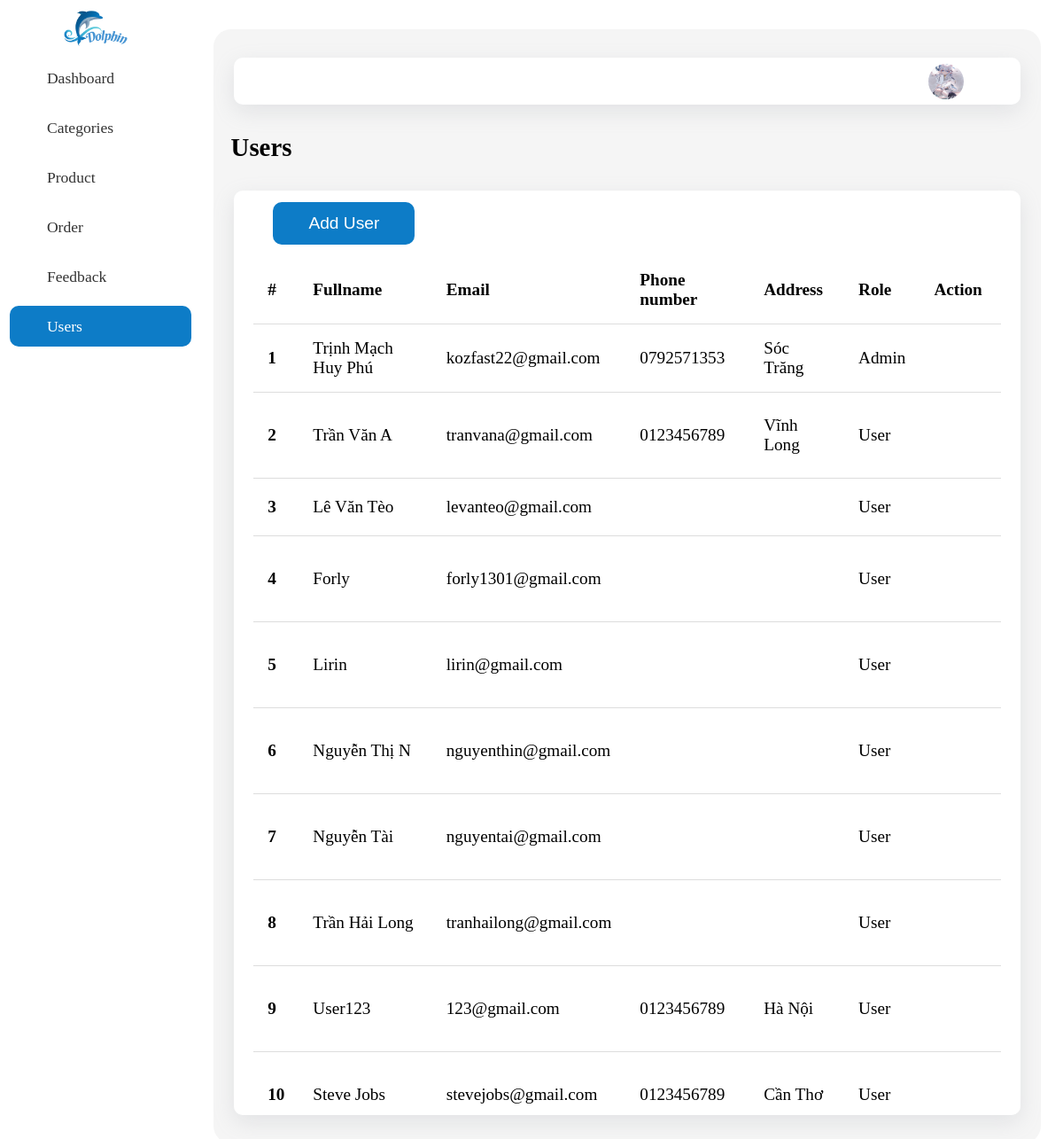
Page /admin/user/index.php (signed in) on the committed database.
### tables this page shows
CREATE TABLE `User` (
  `id` int(11) NOT NULL,
  `fullname` varchar(50) DEFAULT NULL,
  `email` varchar(100) DEFAULT NULL,
  `phone_number` varchar(20) DEFAULT NULL,
  `address` varchar(100) DEFAULT NULL,
  `password` varchar(32) DEFAULT NULL,
  `role_id` int(11) DEFAULT NULL,
  `created_at` datetime DEFAULT NULL,
  `updated_at` datetime DEFAULT NULL,
  `deleted` int(11) DEFAULT NULL
);

CREATE TABLE `Role` (
  `id` int(11) NOT NULL,
  `name` varchar(20) DEFAULT NULL
);

### database/dbhelper.php (called while the page is built, shortened)
<?php
    function executeResult($sql, $isSingle = false) {
        $data = null;
        $conn = mysqli_connect(HOST, USERNAME, PASSWORD, DATABASE);
        mysqli_set_charset($conn, "utf8");
        $results = mysqli_query($conn, $sql);
        if ($isSingle) {
            $data = mysqli_fetch_array($results, 1);
        } else {
            $data = [];
            while(($row = mysqli_fetch_array($results, 1)) != null) {
                $data[] = $row;
            }
        }
        return $data;
    }

### utils/utility.php (called while the page is built, shortened)
<?php
function getUserToken() {
	if(isset($_SESSION['user'])) {
		return $_SESSION['user'];
	}
	return null;
}

### admin/user/index.php (the view, shortened to what this page needs)
<?php
	$baseUrl = "../";
	require_once($baseUrl."../utils/utility.php");
	require_once($baseUrl."../database/dbhelper.php");
    $user = getUserToken();
    $sql = "select User.*, Role.name as role_name from User left join Role on User.role_id = Role.id where User.deleted = 0";
	$data = executeResult($sql);
?>
<!DOCTYPE html>
<html lang="en">
<head>
    <link rel="stylesheet" href="<?=$baseUrl?>../assets/css/dashboard.css">
    <link rel="stylesheet" href="<?=$baseUrl?>../assets/fontawesome-pro-5.15.3-web/css/all.min.css">
</head>
<body>
    <div class="container">
        <div class="left">
            <div class="logo">
                <img src="<?=$baseUrl?>../assets/image/Logo.png" alt="">
            </div>
            <div class="list">
                <div class="item">
                    <a href="<?=$baseUrl?>">
                        <i class="far fa-columns"></i>
                        Dashboard
                    </a>
                </div>
                <div class="item">
                    <a href="<?=$baseUrl?>category">
                        <i class="fad fa-layer-group"></i>
                        Categories
                    </a>
                </div>
                <div class="item">
                    <a href="<?=$baseUrl?>product">
                        <i class="fab fa-buffer"></i>
                        Product
                    </a>
                </div>
                <div class="item">
                    <a href="<?=$baseUrl?>order">
                        <i class="far fa-hashtag"></i>
                        Order
                    </a>
                </div>
                <div class="item">
                    <a href="<?=$baseUrl?>feedback">
                        <i class="far fa-question-circle"></i>
                        Feedback
                    </a>
                </div>
                <div class="item">
                    <a class="active" href="<?=$baseUrl?>user">
                        <i class="far fa-users"></i>
                        Users
                    </a>
                </div>
            </div>
        </div>
        <div class="right">
            <div class="card">
                <div class="header">
                    <img src="<?=$baseUrl?>../assets/image/Avatar.jpeg" alt="">
                    <div class="logout">
                        <a href="<?=$baseUrl?>../auth/logout.php"><i class="far fa-sign-out"></i></a>
                    </div>
                </div>
                <div class="title">
                    Users
                </div>
                <div class="main">
                    <a href="editor.php" class="btn-add">
                        <button>Add User</button>
                    </a>
                    <table class="table">
                        <thead>
                            <tr>
                                <th>#</th>
                                <th>Fullname</th>
                                <th>Email</th>
                                <th>Phone number</th>
                                <th>Address</th>
                                <th>Role</th>
                                <th>Action</th>
                            </tr>
                        </thead>
                        <tbody>
                            <?php
                                $index = 0;
                                foreach($data as $item) {
                                    echo '<tr>
                                                <th>'.(++$index).'</th>
                                                <td>'.$item['fullname'].'</td>
                                                <td>'.$item['email'].'</td>
                                                <td>'.$item['phone_number'].'</td>
                                                <td>'.$item['address'].'</td>
                                                <td>'.$item['role_name'].'</td>
                                                <td>
                                                    <a class="edit" href="editor.php?id='.$item['id'].'"><button class="btn btn-edit">
                                                        <i class="far fa-edit"></i>
                                                    </button></a>';
                                                    if($user['id'] != $item['id'] && $item['role_id'] != 1) {
                                                        echo '<button onclick="deleteUser('.$item['id'].')" class="btn btn-delete">
                                                            <i class="far fa-trash"></i>
                                                        </button>';
                                                    }
                                                    echo '
                                                </td>
                                            </tr>';
                                }
                            ?>
                        </tbody>
                    </table>
                </div>
            </div>
        </div>
    </div>
</body>
</html>

### assets/css/dashboard.css (style rules this page uses)
body { margin: 0; padding: 0; box-sizing: border-box; }
.container { width: 100%; height: 100vh; display: flex; align-items: flex-start; justify-content: flex-start; flex-direction: row; font-family: "Playfair Display", serif; }
.left { width: 18%; height: 100%; display: flex; flex-direction: column; align-items: center; }
.logo { width: 100%; height: 4rem; display: flex; align-items: center; justify-content: center; }
.logo > img { width: 80px; }
.list { width: 100%; display: flex; justify-content: center; flex-direction: column; }
.item { width: 100%; height: 3rem; display: flex; align-items: center; justify-content: flex-start; margin-bottom: 0.5rem; }
a { text-decoration: none; color: #333; width: 100%; margin-left: 5%; padding: 0.8rem 1rem; border-radius: 10px; font-size: 1.1rem; font-family: "Playfair Display", serif; }
a.active { text-decoration: none; color: #fff; background-color: #0d7cc7; width: 100%; margin-left: 5%; padding: 0.8rem 1rem; border-radius: 10px; font-size: 1.1rem; }
i { padding-right: 0.5rem; }
.right { width: 82%; min-height: 100%; height: auto; display: flex; align-items: center; justify-content: center; }
.card { width: 95%; height: 95vh; background-color: rgba(238, 238, 238, 0.6); border-radius: 20px; display: flex; flex-direction: column; align-items: center; justify-content: flex-start; }
.header { width: 95%; height: 3.5rem; display: flex; align-items: center; justify-content: flex-end; flex-direction: row; margin-top: 2rem; border-radius: 10px; background-color: #fff; box-shadow: rgba(149, 157, 165, 0.2) 0px 8px 24px; }
.header > img { width: 2.5rem; height: 2.5rem; border-radius: 50%; }
.logout { border-radius: 10px; width: 3.5rem; display: flex; justify-content: center; align-items: center; margin-left: 0.5rem; }
.logout > a { font-size: 1.5rem; }
.title { width: 100%; padding-left: 2.5rem; margin: 2rem 0; font-size: 1.8rem; font-weight: 600; }
.main { width: 95%; min-height: 32rem; height: auto; display: flex; overflow-y: auto; align-items: center; justify-content: flex-start; flex-direction: column; border-radius: 10px; background-color: #fff; margin-bottom: 2rem; box-shadow: rgba(149, 157, 165, 0.2) 0px 8px 24px; }
.btn-add { height: 5rem; width: 95%; display: flex; justify-content: flex-start; align-items: center; }
.btn-add > button { height: 3rem; width: 10rem; border: none; border-radius: 10px; background-color: #0d7cc7; color: #fff; font-size: 1.2rem; }
.table { height: auto; width: 95%; border-collapse: collapse; padding: 8px; font-size: 1.2rem; }
td, th { padding: 1rem; height: 1rem; text-align: left; }
thead > tr > th { border-bottom: 1px solid #ddd; }
tbody > tr { border-bottom: 1px solid #ddd; }
td { min-height: 2rem; height: auto; }
.btn { width: auto; height: 2rem; border: none; background-color: #fff; }
a.edit { margin: 0; padding: 0; }
.btn > i { width: 100%; display: flex; align-items: center; justify-content: center; font-size: 1rem; }
.btn-edit { color: green; }
.btn-delete { color: red; }

### rows in the picture
user: fullname "Trịnh Mạch Huy Phú", email "kozfast22@gmail.com", phone_number "0792571353", address "Sóc Trăng", role.name "Admin"
user: fullname "Trần Văn A", email "tranvana@gmail.com", phone_number "0123456789", address "Vĩnh Long", role.name "User"
user: fullname "Lê Văn Tèo", email "levanteo@gmail.com", role.name "User"
user: fullname "Forly", email "forly1301@gmail.com", role.name "User"
user: fullname "Lirin", email "lirin@gmail.com", role.name "User"
user: fullname "Nguyễn Thị N", email "nguyenthin@gmail.com", role.name "User"
user: fullname "Nguyễn Tài", email "nguyentai@gmail.com", role.name "User"
user: fullname "Trần Hải Long", email "tranhailong@gmail.com", role.name "User"
user: fullname "User123", email "123@gmail.com", phone_number "0123456789", address "Hà Nội", role.name "User"
user: fullname "Steve Jobs", email "stevejobs@gmail.com", phone_number "0123456789", address "Cần Thơ", role.name "User"
